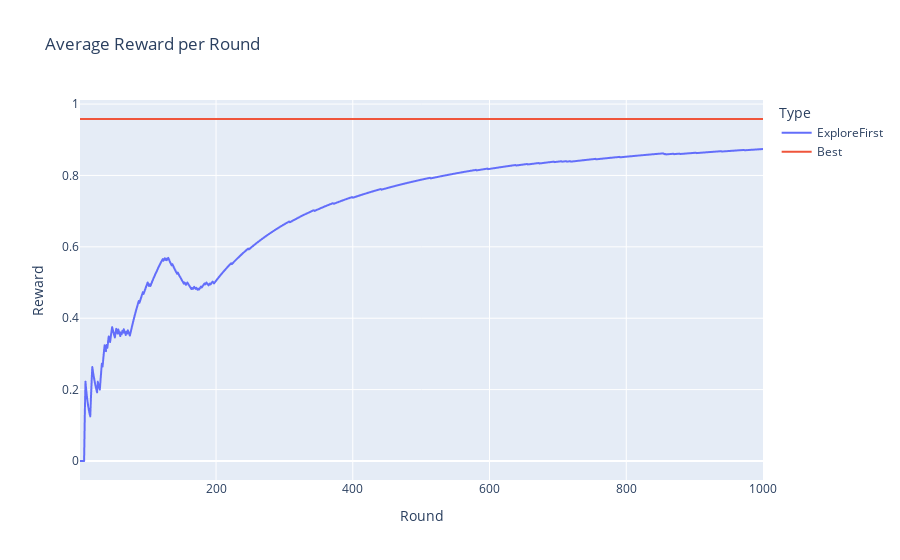
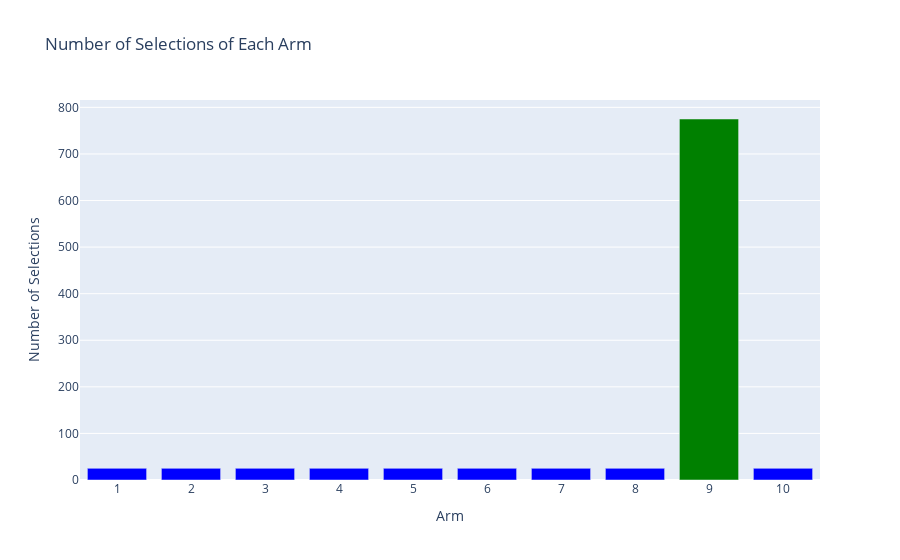

Write notebook code for charts like these, in order.
### Code cell
explore_first_results = MABExperiment(
    num_arms=NUM_ARMS, 
    num_rounds=NUM_ROUNDS,
    algorithm=ExploreFirst(NUM_ARMS, 25),
    environment=env
).run()

### Figure 1 — Plotly figure (JSON) as saved in the notebook; plotly's stock layout.template omitted (floating-point values rounded to 4 significant figures; data arrays with more than 128 entries replaced by an {"elided": "..."} marker saying what was removed)
{"data": [{"hovertemplate": "Type=ExploreFirst<br>Round=%{x}<br>Reward=%{y}<extra></extra>", "legendgroup": "ExploreFirst", "line": {"color": "#636efa", "dash": "solid"}, "marker": {"symbol": "circle"}, "mode": "lines", "name": "ExploreFirst", "showlegend": true, "type": "scattergl", "x": {"elided": "1000 int values"}, "xaxis": "x", "y": {"elided": "1000 float values"}, "yaxis": "y"}, {"hovertemplate": "Type=Best<br>Round=%{x}<br>Reward=%{y}<extra></extra>", "legendgroup": "Best", "line": {"color": "#EF553B", "dash": "solid"}, "marker": {"symbol": "circle"}, "mode": "lines", "name": "Best", "showlegend": true, "type": "scattergl", "x": {"elided": "1000 int values"}, "xaxis": "x", "y": {"elided": "1000 float values"}, "yaxis": "y"}], "layout": {"legend": {"title": {"text": "Type"}, "tracegroupgap": 0}, "title": {"text": "Average Reward per Round"}, "xaxis": {"anchor": "y", "domain": [0, 1], "title": {"text": "Round"}}, "yaxis": {"anchor": "x", "domain": [0, 1], "title": {"text": "Reward"}}}}

### Figure 2 — Plotly figure (JSON) as saved in the notebook; plotly's stock layout.template omitted (floating-point values rounded to 4 significant figures)
{"data": [{"alignmentgroup": "True", "hovertemplate": "Arm=%{x}<br>Number of Selections=%{y}<extra></extra>", "legendgroup": "", "marker": {"color": ["blue", "blue", "blue", "blue", "blue", "blue", "blue", "blue", "green", "blue"], "pattern": {"shape": ""}}, "name": "", "offsetgroup": "", "orientation": "v", "showlegend": false, "textposition": "auto", "type": "bar", "x": ["1", "2", "3", "4", "5", "6", "7", "8", "9", "10"], "xaxis": "x", "y": [25, 25, 25, 25, 25, 25, 25, 25, 775, 25], "yaxis": "y"}], "layout": {"barmode": "relative", "legend": {"tracegroupgap": 0}, "title": {"text": "Number of Selections of Each Arm"}, "xaxis": {"anchor": "y", "domain": [0, 1], "title": {"text": "Arm"}}, "yaxis": {"anchor": "x", "domain": [0, 1], "title": {"text": "Number of Selections"}}}}
